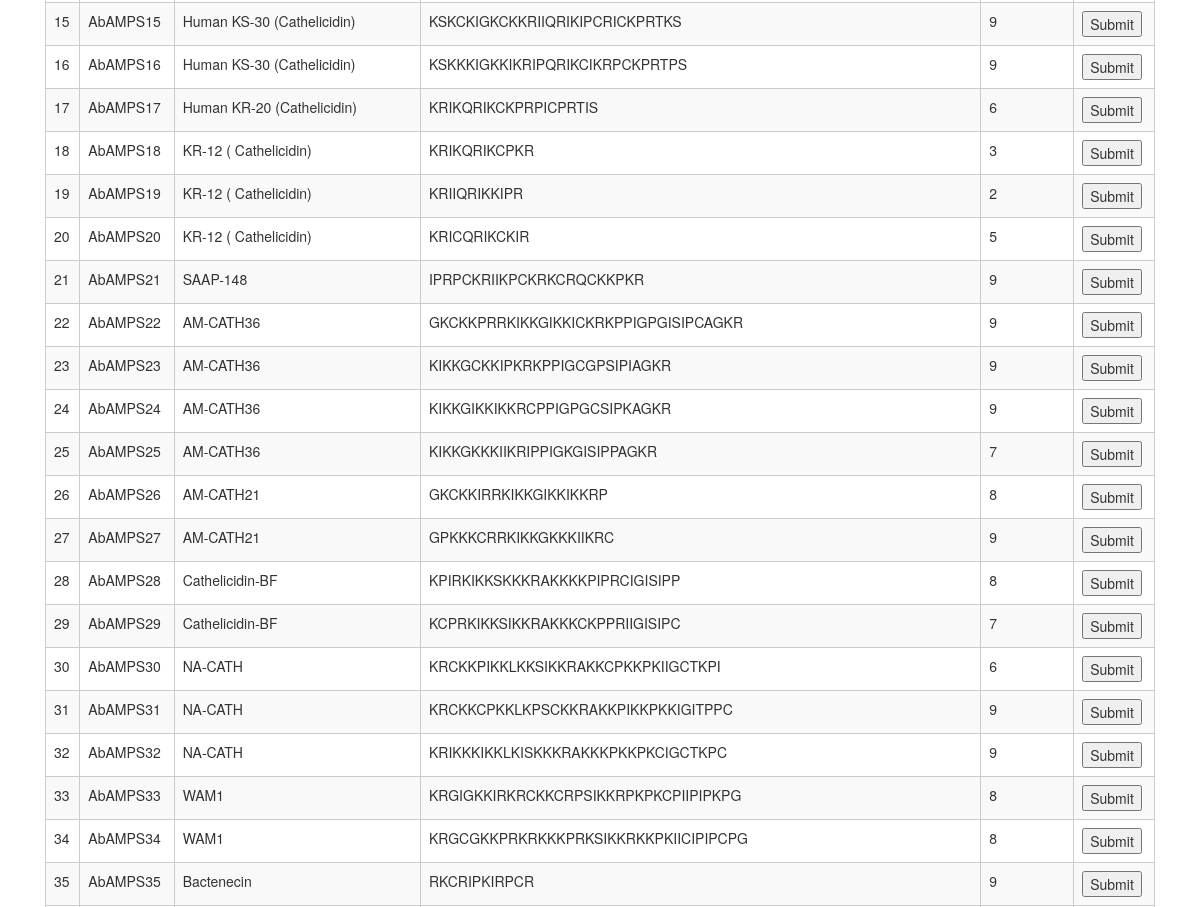
The page /synthetic/synthetic/ (middle part) on the database as committed earlier.
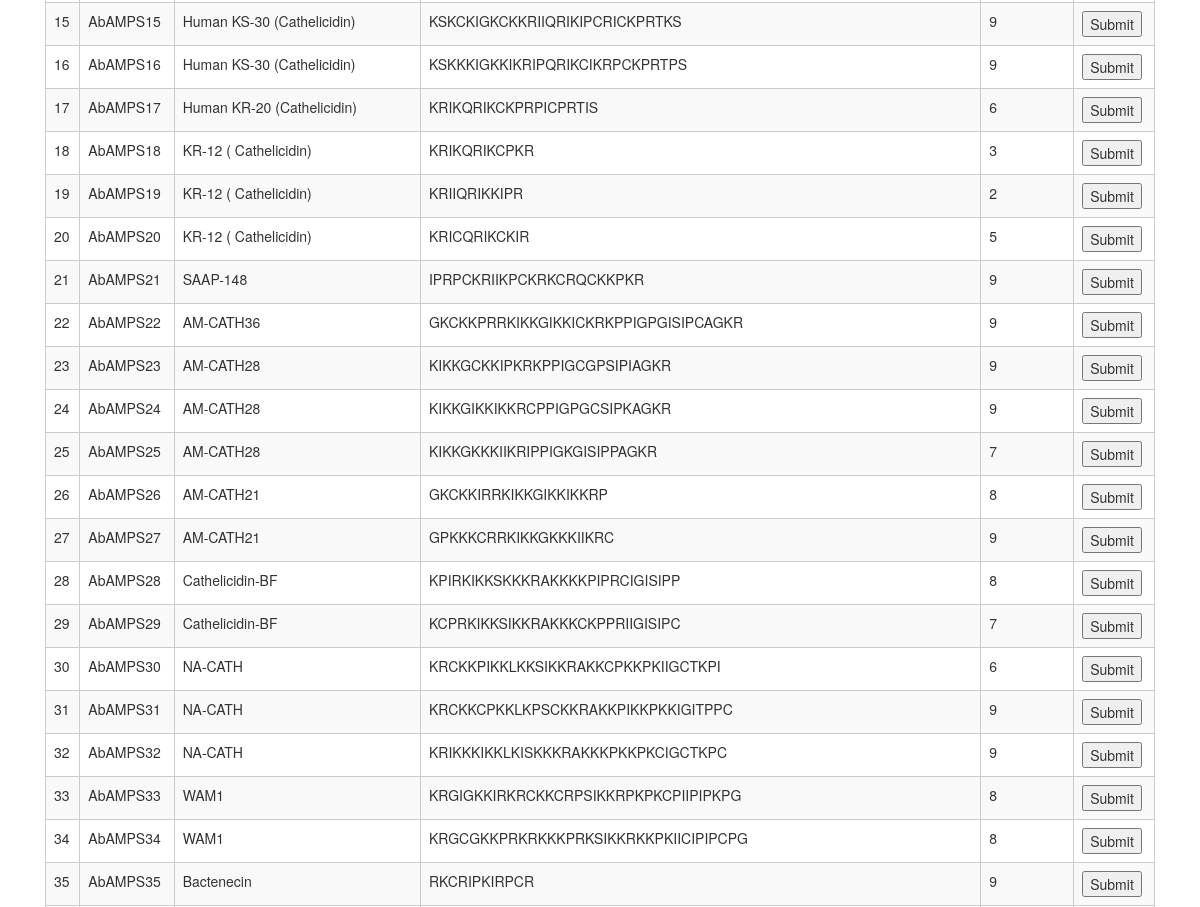
The same page on the database as committed later.
### synthetic/models.py (models this page shows, shortened)
class Synthetic(models.Model):
    starget_protein = models.ForeignKey(
        Stargetproteins, on_delete=models.SET_NULL, null=True, blank=True)
    sdock = models.ManyToManyField('Sdock', related_name='sdock')
    title = models.CharField(("Title"), max_length=255)
    name = models.CharField(("Name"), max_length=255)
    s = models.CharField(
        ("Synthetic_sequence"), max_length=500)
    synthetic_Tiny = models.IntegerField(("Tiny"))
    synthetic_Small = models.IntegerField(("Small"))
    synthetic_Aliphtic = models.IntegerField(("Synthetic_aliphatic"))
    synthetic_Aromatic = models.IntegerField(("Synthetic_aromatic"))
    synthetic_non_polar = models.IntegerField(("Synthetic_Non_Polar-aa"))
    synthetic_polar = models.IntegerField(("Synthetic_Polar-aa"))
    synthetic_charged_aa = models.IntegerField(("Synthetic_Charged-aa"))
    synthetic_basic = models.IntegerField(("Synthetic_Basic-aa"))
    synthetic_acidic = models.CharField(
        ("Synthetic_Acidic-aa"), max_length=255)
    synthetic_mol_weight_tiny = models.FloatField(
        ("Synthetic_Mole%-Tiny_aa"), max_length=255)
    synthetic_mol_weight_small = models.FloatField(
        ("Synthetic_Mole%-Small_aa"), max_length=255)
    synthetic_mol_weight_apliphatic = models.FloatField(
        ("Synthetic_Mole%-Aliphtic_aa"), max_length=255)
    synthetic_mol_weight_aromatic = models.CharField(
        ("Synthetic_Mole%-Aromatic_aa"), max_length=255)
    synthetic_mol_weight_non_polar = models.FloatField(
        ("Synthetic_Mole%-Non_Polar_aa"), max_length=255)
    synthetic_mol_weight_polar = models.FloatField(
        ("Synthetic_Mole%-Polar_aa"), max_length=255)
    synthetic_mol_weight_charged = models.FloatField(
        ("Synthetic_Mole%-Charged_aa"), max_length=255)
    synthetic_mol_weight_basic = models.FloatField(
        ("Synthetic_Mole%-Basic_aa"), max_length=255, default=None)
    synthetic_mol_weight_acidic = models.IntegerField(
        ("Synthetic_Mole%-Acidic_aa"), default=None)
    synthetic_molecular_weight = models.FloatField(
        ("Synthetic_mw"), max_length=255, default=None)
    synthetic_length = models.IntegerField(("Synthetic_length"), default=None)
    synthetic_charge = models.FloatField(
        ("Synthetic_Charge"), max_length=255, default=None)
    synthetic_isolelectric_point = models.FloatField(
        ("Synthetic_Isolelectric point"), max_length=255)
    synthetic_aliphatic_Index = models.FloatField(
        ("Synthetic_Aliphatic Index"), max_length=255, default=None)
    synthetic_instability_Index = models.FloatField(
        ("Synthetic_Instability Index"), max_length=255)
    synthetic_bomanIndex = models.FloatField(
        ("Synthetic_BomanIndex"), max_length=255)
    synthetic_hydrophobicity = models.FloatField(
        ("Synthetic_Hydrophobicity"), max_length=255)
    synthetic_hydrophobic_moment = models.FloatField(
        ("Synthetic_Hydrophobic moment"), max_length=255)
    synthetic_toxicity = models.CharField(
        ("Synthetic_Toxicity"), max_length=255, default=None)
    synthetic_hemolytic_activity = models.FloatField(
        ("Synthetic_Hemolytic activity"), max_length=255)
    synthetic_score = models.IntegerField(("Synthetic_Score"), default=None)
    synthetic_pdb_name = models.CharField(
        ("Synthetic_PDBName"), max_length=255, default=None)

### synthetic/views.py (the view)
# urls.py: path('synthetic/', include("synthetic.urls", namespace="synthetic")),
def synthetic(request):
    return render(request, "synthetic/predicted.html", {
        "starget": Stargetproteins.objects.all(),
        "synthetic": Synthetic.objects.all()
    })

### synthetic/templates/synthetic/predicted.html (shortened to what this page needs)
{% extends 'base.html' %} {% block content %}
<link rel="stylesheet" href="https://cdnjs.cloudflare.com/ajax/libs/font-awesome/4.7.0/css/font-awesome.min.css">
<body>
        <div class="col-lg-12 col-md-12 col-sm-12 col-xs-12">
            <table class="table table-striped w-auto">
                <tbody>
                    {% for synthetic in synthetic %}
                    <tr class="table-info">
                        <td> {{ synthetic.id }}
                        </td>
                        <td>{{ synthetic.title }}</td>
                        <td>{{ synthetic.name }}</td>
                        <td>{{ synthetic.s }}</td>
                        <td>{{ synthetic.synthetic_score }}</td>
                        <td>
                            <form class="form-inline" method="POST" action="/synthetic/create_syntheticprotien/">
                                <input type="submit">
                            </form>
                        </td>
                    </tr>
                    {% endfor %}
                </tbody>
            </table>
        </div>
        </div>
</body>
{% endblock %}

### templates/base.html (shortened to what this page needs)
<!DOCTYPE html>
<html lang="en">
{% load static %}
<link href="//maxcdn.bootstrapcdn.com/bootstrap/3.3.0/css/bootstrap.min.css" rel="stylesheet" id="bootstrap-css">
<div class="container ">
    {% block content %} {% endblock %}

### synthetic/templates/synthetic/predicted.html (style rules this page uses)
table { width: 100%; border-collapse: collapse; margin-top: 150px; }
tr:nth-of-type(odd) { background: #eee; }
body { padding-top: -30px; margin-top: -70px; }

Rows that differ between the two databases and show on the page:
changed Synthetic "AbAMPS23": name "AM-CATH36" → "AM-CATH28"
changed Synthetic "AbAMPS24": name "AM-CATH36" → "AM-CATH28"
changed Synthetic "AbAMPS25": name "AM-CATH36" → "AM-CATH28"
